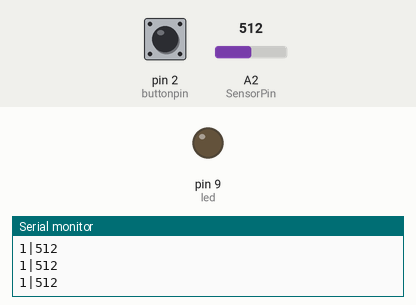
This sketch was run on a simulated Arduino Uno, built with avr-gcc and run on an emulated ATmega328P. On the bench: output pins drawn as LEDs (lit = HIGH), the last lines printed to the serial monitor. Inputs (shaded band) come from the test bench; at power-on: pin 2 (buttonpin) HIGH, A2 (SensorPin) = 512.

Above: at 1.2 s.
1.3 s: pin 2 (buttonpin) pulled LOW for 0.3 s
At 2.9 s:
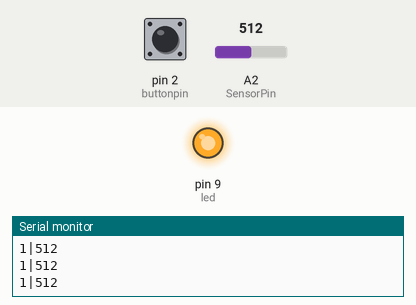
3.5 s: pin 2 (buttonpin) pulled LOW for 1 s
At 5.7 s:
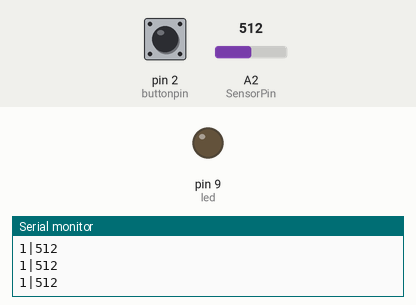
6.2 s: pin 2 (buttonpin) pulled LOW for 3.2 s
At 11.0 s:
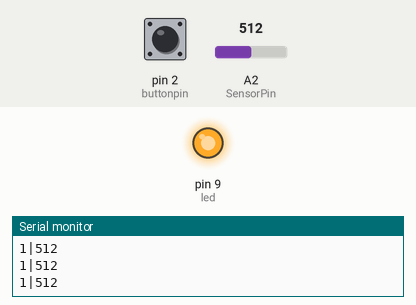
Timing chart, 0 to 12.5 s (numbered marks = the images above; inputs shaded):
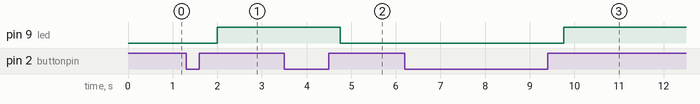

Measured:
- after the input at 1.3 s, pin 9 (led): LOW → HIGH after 0.70 s
- after the input at 3.5 s, pin 9 (led): HIGH → LOW after 1.3 s
- after the input at 6.2 s, pin 9 (led): LOW → HIGH after 3.6 s

The sketch:

Light-Sensor.ino
```cpp
int SensorPin = A2;
int value = 0;
int ledstate = 0;
int led = 9;
int buttonpin = 2;
int buttonNew;
int buttonOld =1;
int brightness;

void setup() {
  Serial.begin(9600);
  pinMode(led,OUTPUT);
  pinMode(buttonpin,INPUT_PULLUP);
}

void loop() {

  buttonNew = digitalRead(buttonpin);
  value = analogRead(SensorPin);
  Serial.print(buttonNew);
  Serial.print("|");
  Serial.println(value,DEC);
  delay(250);
  if(buttonOld == 0 && buttonNew == 1){
    if(ledstate == 0){
      ledstate = 1;
    }else{
      ledstate = 0;
}
  }
  buttonOld=buttonNew;

  if(ledstate == 1){
    brightness = map(value,0,16,255,0);
    analogWrite(led,brightness);
  }else{
    analogWrite(led,LOW);
  }
}
```
